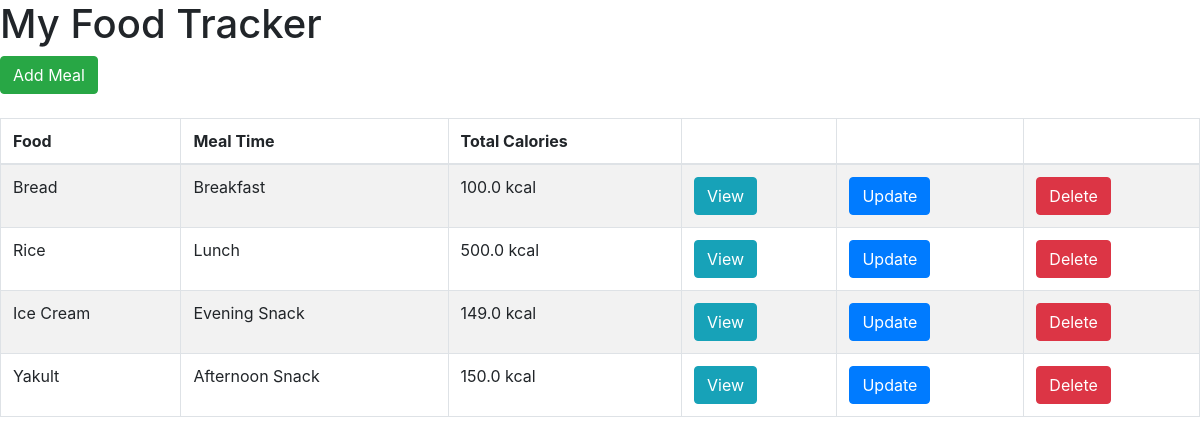
The page / on the database its author committed.
### food/models.py (models this page shows, shortened)
class Meal(models.Model):
	BREAKFAST = 1
	MORNING_SNACK = 2
	LUNCH = 3
	AFTERNOON_SNACK = 4
	DINNER = 5
	EVENING_SNACK = 6
	MEAL_TIME_TYPES = (
		(BREAKFAST, "Breakfast"),
		(MORNING_SNACK, "Morning Snack"),
		(LUNCH, "Lunch"),
		(AFTERNOON_SNACK, "Afternoon Snack"),
		(DINNER, "Dinner"),
		(EVENING_SNACK, "Evening Snack")
	)
	food = models.ForeignKey(Food, verbose_name="Food", on_delete = models.CASCADE)
	serving_size = models.IntegerField(verbose_name="Serving Size")
	meal_time = models.IntegerField(verbose_name="Meal Time", choices = MEAL_TIME_TYPES)
	def get_total_calories(self):
		return self.serving_size * self.food.calories

class Food(models.Model):
	name = models.CharField(verbose_name="Food Name", max_length=200)
	calories = models.FloatField(verbose_name="Calories (kcal)")
	total_fat = models.FloatField(verbose_name="Total Fat (g)")
	saturated_fat = models.FloatField(verbose_name="Saturated Fat (g)")
	cholesterol = models.FloatField(verbose_name="Cholesterol (mg)")
	sodium = models.FloatField(verbose_name="Sodium (mg)")
	total_carbohydrate = models.FloatField(verbose_name="Total Carbohydrate (g)")
	dietary_fibre = models.FloatField(verbose_name="Dietary Fibre (g)")
	sugar = models.FloatField(verbose_name="Sugar (g)")
	protein = models.FloatField(verbose_name="Protein (g)")

### food/views.py (the view)
# urls.py: url(r'^$', index, name = 'index'),
def index(request):
	template = 'list.html'
	meals = Meal.objects.all()
	context = {
		'meals': meals,
	}
	return render(request, template, context)

### templates/list.html (shortened to what this page needs)
<html>
	<head>
		<link rel="stylesheet" href="https://stackpath.bootstrapcdn.com/bootstrap/4.1.1/css/bootstrap.min.css">
	</head>
	<body>
		<h1>My Food Tracker</h1>
		<a href="{% url 'food:add-meal' %}" class="btn btn-success">Add Meal</a> <br /><br />
		<table class="table table-striped table-bordered">
			<thead>
				<tr>
					<th>Food</th>
					<th>Meal Time</th>
					<th>Total Calories</th>
					<th></th>
					<th></th>
					<th></th>
				</tr>
			</thead>
			<tbody>
				{% for meal in meals %}
				<tr>
					<td>{{ meal.food.name }}</td>
					<td>{{ meal.get_meal_time_display }}</td>
					<td>{{ meal.get_total_calories }} kcal</td>
					<td>
						<a href="{% url 'food:view-meal' meal.food.id %}" class="btn btn-info">View</a>
					</td>
					<td>
						<a href="{% url 'food:update-meal' meal.id %}" class="btn btn-primary">Update</a>
					</td>
					<td>
						<a href="{% url 'food:delete-meal' meal.id %}" class="btn btn-danger">Delete</a>
					</td>
				</tr>
				{% empty %}
				<tr>
					<td colspan=6>No meals yet</td>
				</tr>
				{% endfor %}
			</tbody>
		</table>
	</body>
</html>

### rows shown on the page
Meal: food.name "Bread", meal_time "Breakfast", get_total_calories "100.0"
Meal: food.name "Rice", meal_time "Lunch", get_total_calories "500.0"
Meal: food.name "Ice Cream", meal_time "Evening Snack", get_total_calories "149.0"
Meal: food.name "Yakult", meal_time "Afternoon Snack", get_total_calories "150.0"
